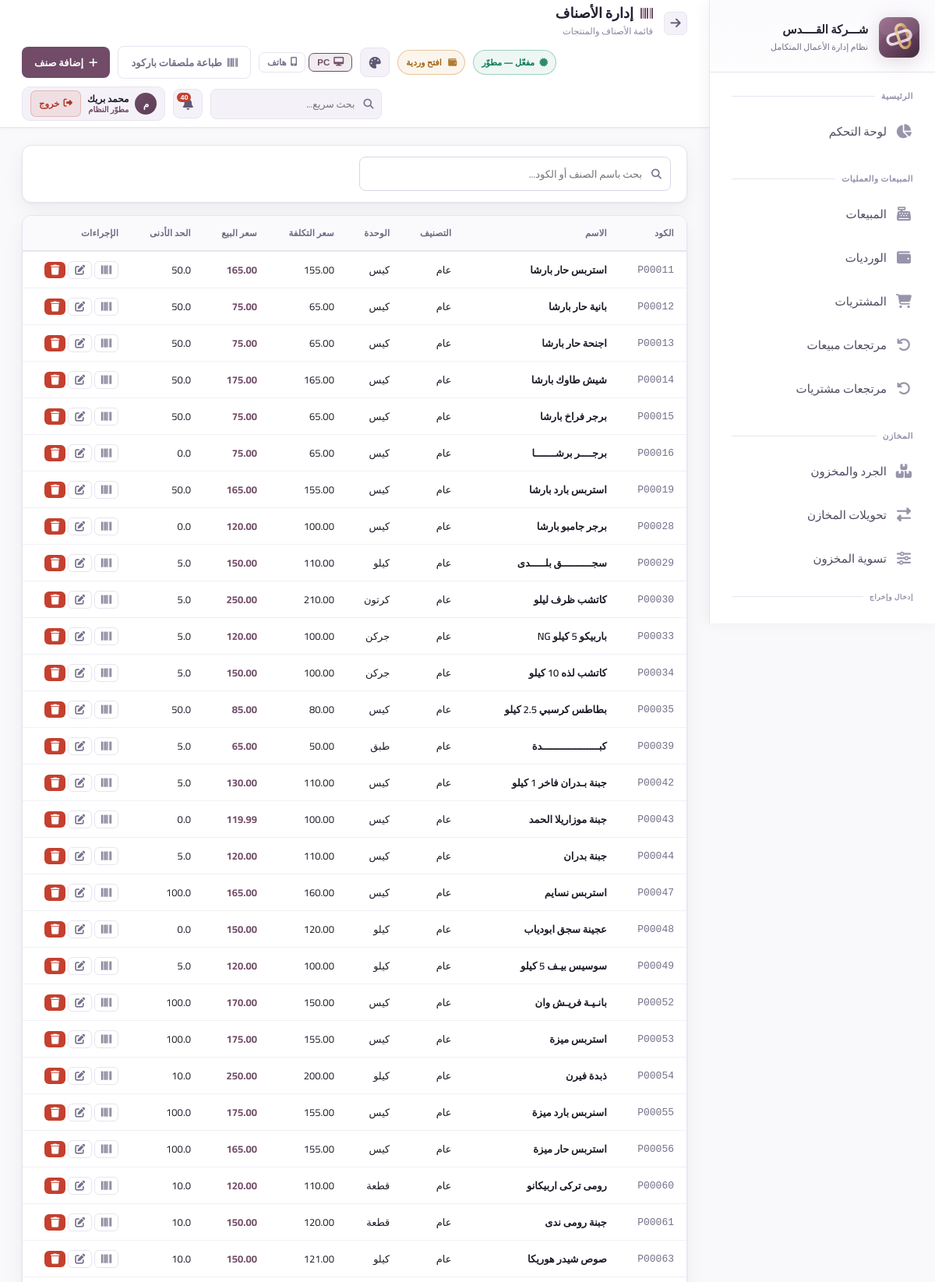
/products (signed in, upper part), run on the app's committed database.
### app.py (models this page shows, shortened)
class AppSetting(db.Model):
    id = db.Column(db.Integer, primary_key=True)
    key = db.Column(db.String(80), unique=True, nullable=False)
    value = db.Column(db.Text)

class User(UserMixin, db.Model):
    id = db.Column(db.Integer, primary_key=True)
    username = db.Column(db.String(80), unique=True, nullable=False)
    password_hash = db.Column(db.String(256))
    full_name = db.Column(db.String(120))
    role = db.Column(db.String(20), default='user')  # developer, admin, manager, user
    branch_id = db.Column(db.Integer, db.ForeignKey('branch.id'))
    is_active = db.Column(db.Boolean, default=True)
    created_at = db.Column(db.DateTime, default=datetime.utcnow)
    last_seen = db.Column(db.DateTime, nullable=True)
    last_ip = db.Column(db.String(64), nullable=True)
    last_user_agent = db.Column(db.String(256), nullable=True)
    permissions = db.Column(db.Text)  # JSON list of permission keys; empty = استخدام صلاحيات الدور

class Product(db.Model):
    id = db.Column(db.Integer, primary_key=True)
    code = db.Column(db.String(50), unique=True, nullable=False)
    name = db.Column(db.String(200), nullable=False)
    barcode = db.Column(db.String(50))
    category_id = db.Column(db.Integer, db.ForeignKey('category.id'))
    unit = db.Column(db.String(20), default='قطعة')
    cost_price = db.Column(db.Float, default=0)
    sell_price = db.Column(db.Float, default=0)
    min_stock = db.Column(db.Float, default=0)
    description = db.Column(db.Text)
    is_active = db.Column(db.Boolean, default=True)
    created_at = db.Column(db.DateTime, default=datetime.utcnow)
    stock_items = db.relationship('Stock', backref='product', lazy=True)

class Category(db.Model):
    id = db.Column(db.Integer, primary_key=True)
    name = db.Column(db.String(100), nullable=False)
    parent_id = db.Column(db.Integer, db.ForeignKey('category.id'))
    children = db.relationship('Category', backref=db.backref('parent', remote_side=[id]))
    products = db.relationship('Product', backref='category', lazy=True)

### app.py (the view)
@app.route('/products')
@login_required
def products():
    q = request.args.get('q', '')
    query = Product.query
    if q:
        query = query.filter(db.or_(Product.name.contains(q), Product.code.contains(q)))
    products = query.filter_by(is_active=True).all()
    categories = Category.query.all()
    return render_template('products.html', products=products, categories=categories, q=q)

### templates/products.html (shortened to what this page needs)
{% extends 'base.html' %}
{% set block_icon = 'fas fa-barcode' %}
{% block page_title %}إدارة الأصناف{% endblock %}
{% block breadcrumb %}قائمة الأصناف والمنتجات{% endblock %}
{% block topbar_actions %}
<a href="{{ url_for('barcode_labels') }}" class="btn btn-outline"><i class="fas fa-barcode"></i> طباعة ملصقات باركود</a>
<a href="{{ url_for('add_product') }}" class="btn btn-primary"><i class="fas fa-plus"></i> إضافة صنف</a>
{% endblock %}
{% block content %}
<div class="card" style="margin-bottom: 16px;">
    <div class="card-body" style="padding: 14px 20px;">
        <form method="GET">
            <div class="search-box" style="max-width: 400px;">
                <input type="text" name="q" value="{{ q }}" class="form-control" placeholder="بحث باسم الصنف أو الكود...">
            </div>
        </form>
    </div>
</div>
<div class="card">
    <div class="table-container">
        <table>
            <thead><tr>
                <th>الكود</th><th>الاسم</th><th>التصنيف</th><th>الوحدة</th>
                <th>سعر التكلفة</th><th>سعر البيع</th><th>الحد الأدنى</th><th>الإجراءات</th>
            </tr></thead>
            <tbody>
                {% for p in products %}
                <tr>
                    <td style="font-family: monospace; color: var(--text-muted);">{{ p.code }}</td>
                    <td style="font-weight: 600;">{{ p.name }}</td>
                    <td>{{ p.category.name if p.category else '—' }}</td>
                    <td>{{ p.unit }}</td>
                    <td>{{ "{:,.2f}".format(p.cost_price) }}</td>
                    <td style="font-weight: 700; color: var(--accent);">{{ "{:,.2f}".format(p.sell_price) }}</td>
                    <td>{{ p.min_stock }}</td>
                    <td>
                        <a href="{{ url_for('barcode_labels', product_id=p.id) }}" class="btn btn-outline btn-xs" title="طباعة باركود"><i class="fas fa-barcode"></i></a>
                        <a href="{{ url_for('edit_product', id=p.id) }}" class="btn btn-outline btn-xs"><i class="fas fa-edit"></i></a>
                        {% if can('record_delete') %}
                        <form method="POST" action="{{ url_for('delete_product', id=p.id) }}" style="display:inline">
                            <button type="submit" class="btn btn-danger btn-xs" onclick="return confirm('حذف هذا الصنف؟')"><i class="fas fa-trash"></i></button>
                        </form>
                        {% endif %}
                    </td>
                </tr>
                {% else %}
                <tr><td colspan="8"><div class="empty-state"><i class="fas fa-boxes"></i><h3>لا توجد أصناف</h3></div></td></tr>
                {% endfor %}
            </tbody>
        </table>
    </div>
</div>
{% endblock %}

### templates/base.html (shortened to what this page needs)
<!DOCTYPE html>
<html lang="ar" dir="rtl" data-theme="silsal7" data-layout-default="{{ layout_max_width | default('1400px') }}">
<head>
    <link rel="stylesheet" href="https://cdnjs.cloudflare.com/ajax/libs/font-awesome/6.5.0/css/all.min.css">
    <link rel="stylesheet" href="{{ url_for('static', filename='css/style.css') }}">
        {% set _uif_raw = app_settings.get('ui_font_percent', '100') if app_settings is defined else '100' %}
        {% set _uif = (_uif_raw | int) if _uif_raw else 100 %}
        {% set _uif = _uif if _uif > 0 else 100 %}
        {% set _uif = 160 if _uif > 160 else (_uif if _uif >= 60 else 60) %}
</head>
<body>
<aside class="sidebar sidebar-enterprise" id="sidebar">
    <a class="sidebar-logo" href="{{ url_for('dashboard') }}" title="الصفحة الرئيسية" aria-label="العودة للصفحة الرئيسية">
        <div class="logo-icon">
            <img src="{{ url_for('static', filename='img/logo-silsal-mark.svg') }}" alt="Silsal POS">
        </div>
        <div class="logo-text">
            <div class="name">{{ app_brand_title | default('Silsal POS') }}</div>
            <div class="sub">نظام إدارة الأعمال المتكامل</div>
        </div>
    </a>
    <nav class="sidebar-nav" id="sidebarNav" style="display:flex;flex-direction:column;padding-bottom:8px;">
        <div class="nav-section">
            <div class="nav-label">الرئيسية</div>
            {% if can('dashboard') %}
            <a href="{{ url_for('dashboard') }}" class="nav-link {% if request.endpoint=='dashboard' %}active{% endif %}">
                <i class="fas fa-chart-pie"></i><span class="label">لوحة التحكم</span>
            </a>
            {% endif %}
        </div>
        {% if can('sales') or can('purchases') or can('returns') %}
        <div class="nav-section">
            <div class="nav-label">المبيعات والعمليات</div>
            {% if can('sales') %}
            <a href="{{ url_for('sales') }}" class="nav-link ">
                <i class="fas fa-cash-register"></i><span class="label">المبيعات</span>
            </a>
            {% endif %}
            {% if can('shifts') and shifts_enabled %}
            <a href="{{ url_for('shifts') }}" class="nav-link {% if 'shift' in (request.endpoint or '') %}active{% endif %}">
                <i class="fas fa-wallet"></i><span class="label">الورديات</span>
            </a>
            {% endif %}
            {% if can('purchases') %}
            <a href="{{ url_for('purchases') }}" class="nav-link {% if 'purchase' in (request.endpoint or '') and 'return' not in (request.endpoint or '') and 'report' not in (request.endpoint or '') %}active{% endif %}">
                <i class="fas fa-shopping-cart"></i><span class="label">المشتريات</span>
            </a>
            {% endif %}
            {% if can('returns') %}
            <a href="{{ url_for('sale_returns') }}" class="nav-link {% if request.endpoint in ['sale_returns','new_sale_return'] %}active{% endif %}">
                <i class="fas fa-undo"></i><span class="label">مرتجعات مبيعات</span>
            </a>
            <a href="{{ url_for('purchase_returns') }}" class="nav-link {% if request.endpoint in ['purchase_returns','new_purchase_return'] %}active{% endif %}">
                <i class="fas fa-undo-alt"></i><span class="label">مرتجعات مشتريات</span>
            </a>
            {% endif %}
        </div>
        {% endif %}
        {% if can('inventory') or can('transfers') or can('adjust_stock') %}
        <div class="nav-section">
            <div class="nav-label">المخازن</div>
            {% if can('inventory') %}
            <a href="{{ url_for('inventory') }}" class="nav-link {% if request.endpoint=='inventory' %}active{% endif %}">
                <i class="fas fa-boxes"></i><span class="label">الجرد والمخزون</span>
            </a>
            {% endif %}
            {% if can('transfers') %}
            <a href="{{ url_for('transfers') }}" class="nav-link {% if 'transfer' in (request.endpoint or '') %}active{% endif %}">
                <i class="fas fa-exchange-alt"></i><span class="label">تحويلات المخازن</span>
            </a>
            {% endif %}
            {% if can('adjust_stock') %}
            <a href="{{ url_for('adjust_stock') }}" class="nav-link {% if request.endpoint=='adjust_stock' %}active{% endif %}">
                <i class="fas fa-sliders-h"></i><span class="label">تسوية المخزون</span>
            </a>
            {% endif %}
            {% if can('inventory') %}
            <div class="nav-label" style="padding-top:10px;font-size:9px;">إدخال وإخراج</div>
            <a href="{{ url_for('inventory_memos_list') }}" class="nav-link ">
            </a>
            {% endif %}
        </div>
        {% endif %}
    </nav>
</aside>
<main class="main-content">
    <div class="topbar">
        <div style="display:flex;align-items:center;gap:14px;">
            <button type="button" onclick="history.back()" class="icon-btn" title="رجوع" style="font-size:15px;flex-shrink:0;"><i class="fas fa-arrow-right"></i></button>
            <div>
                <div class="page-title"><i class="{{ block_icon | default('fas fa-home') }}"></i>{% block page_title %}الرئيسية{% endblock %}</div>
                <div class="breadcrumb">{% block breadcrumb %}{{ app_brand_title }}{% endblock %}</div>
            </div>
        </div>
        <div class="topbar-right">
            {% if subscription_status %}
            <span class="sub-pill {% if subscription_status.kind in ('developer','permanent') %}ok{% elif subscription_status.kind in ('expired','none') %}bad{% else %}warn{% endif %}" title="حالة الاشتراك / الترخيص">
                <i class="fas fa-certificate" style="margin-left:6px;opacity:.85;"></i>{{ subscription_status.line }}
            </span>
            {% endif %}
            {% if shifts_enabled %}
            {% if current_open_shift %}
            <a href="{{ url_for('shift_detail', id=current_open_shift.id) }}" class="sub-pill ok" title="لديك وردية مفتوحة" style="text-decoration:none;">
                <i class="fas fa-wallet" style="margin-left:6px;opacity:.85;"></i> وردية مفتوحة
            </a>
            {% elif can('shifts') %}
            <a href="{{ url_for('open_shift') }}" class="sub-pill warn" title="لا توجد وردية مفتوحة" style="text-decoration:none;">
                <i class="fas fa-wallet" style="margin-left:6px;opacity:.85;"></i> افتح وردية
            </a>
            {% endif %}
            {% endif %}
            <div class="erp-theme-picker" id="erpThemePicker">
                <button type="button" class="theme-toggle" id="erpThemeBtn" onclick="erpToggleThemePicker(event)"
                        title="اختيار المظهر (الثيمات)">
                    <i class="fas fa-palette"></i>
                </button>
            </div>
            <div class="erp-device-layout-tools" style="display:flex;align-items:center;gap:4px;flex-shrink:0;" title="وضع العرض — يُحفظ على هذا الجهاز فقط">
                <button type="button" id="btnLayoutPC" onclick="erpSetLayout('pc')" title="عرض PC"
                    style="display:flex;align-items:center;gap:5px;padding:5px 10px;border-radius:7px;font-size:11.5px;font-weight:700;
                           border:1px solid var(--border);background:transparent;color:var(--text-muted);cursor:pointer;transition:all .18s;">
                    <i class="fas fa-desktop"></i> PC
                </button>
                <button type="button" id="btnLayoutPhone" onclick="erpSetLayout('phone')" title="عرض هاتف"
                    style="display:flex;align-items:center;gap:5px;padding:5px 10px;border-radius:7px;font-size:11.5px;font-weight:700;
                           border:1px solid var(--border);background:transparent;color:var(--text-muted);cursor:pointer;transition:all .18s;">
                    <i class="fas fa-mobile-alt"></i> هاتف
                </button>
            </div>
            {% block topbar_actions %}{% endblock %}
            <div style="position:relative;" id="globalSearchWrapper">
                <div style="position:relative;">
                    <input type="text" id="globalSearchInput" class="erp-gsearch" placeholder="بحث سريع..." autocomplete="off"
                        style="width:220px;padding:7px 34px 7px 12px;background:rgba(255,255,255,.04);border:1px solid var(--border);
                               border-radius:8px;color:var(--text);font-family:Cairo,sans-serif;font-size:12.5px;transition:all .2s;"
                        onfocus="this.style.borderColor='var(--accent)';this.style.width='280px'"
                        onblur="setTimeout(()=>{this.style.borderColor='';this.style.width='220px';closeGlobalSearch()},200)">
                </div>
            </div>
            <div style="position:relative;" id="notifWrapper">
                <button class="notif-btn" onclick="toggleNotif()" title="الإشعارات">
                    <i class="fas fa-bell"></i>
                    <span class="notif-count" id="notifCount"></span>
                </button>
            </div>
            <div class="erp-userchip" style="display:flex;align-items:center;gap:8px;padding:4px 10px;border-radius:10px;
                        background:rgba(255,255,255,.05);border:1px solid rgba(255,255,255,.09);
                        backdrop-filter:blur(12px);-webkit-backdrop-filter:blur(12px);flex-shrink:0;">
                <div class="erp-user-avatar" style="width:28px;height:28px;border-radius:50%;background:linear-gradient(135deg,var(--accent),var(--accent-hover));
                            display:flex;align-items:center;justify-content:center;font-size:12px;font-weight:800;color:#fff;flex-shrink:0;">
                    {{ (current_user.full_name or current_user.username)[0] }}
                </div>
                <div style="line-height:1.3;min-width:0;">
                    <div style="font-size:12px;font-weight:700;color:var(--text);white-space:nowrap;overflow:hidden;text-overflow:ellipsis;max-width:100px;">
                        {{ current_user.full_name or current_user.username }}
                    </div>
                    <div class="erp-user-role" style="font-size:10px;color:var(--accent);font-weight:600;">
                        {% if current_user.role=='developer' %}مطوّر النظام
                        {% elif current_user.role=='admin' %}مدير النظام
                        {% elif current_user.role=='manager' %}مشرف
                        {% else %}مستخدم{% endif %}
                    </div>
                </div>
                <a href="{{ url_for('logout') }}" title="تسجيل الخروج" class="erp-logout"
                   style="display:flex;align-items:center;gap:5px;padding:5px 10px;border-radius:7px;
                          background:rgba(239,68,68,.12);border:1px solid rgba(239,68,68,.25);
                          color:#f87171;font-size:11.5px;font-weight:700;text-decoration:none;white-space:nowrap;
                          transition:all .18s;flex-shrink:0;"
                   onmouseover="this.style.background='rgba(239,68,68,.22)';this.style.borderColor='rgba(239,68,68,.5)'"
                   onmouseout="this.style.background='rgba(239,68,68,.12)';this.style.borderColor='rgba(239,68,68,.25)'">
                    <i class="fas fa-sign-out-alt"></i> خروج
                </a>
            </div>
        </div>
    </div>
    <div class="content fade-in">
        {% block content %}{% endblock %}
    </div>
</main>
</body>
</html>

### data on the page
AppSetting: value "شـــركة القــــدس"
User: full_name "م", full_name "محمد بريك"
Product: code "P00011", name "استربس حار بارشا", category "عام", unit "كيس", cost_price "155.00", sell_price "165.00", min_stock "50.0"
Product: code "P00012", name "بانية حار بارشا", category "عام", unit "كيس", cost_price "65.00", sell_price "75.00", min_stock "50.0"
Product: code "P00013", name "اجنحة حار بارشا", category "عام", unit "كيس", cost_price "65.00", sell_price "75.00", min_stock "50.0"
Product: code "P00014", name "شيش طاوك بارشا", category "عام", unit "كيس", cost_price "165.00", sell_price "175.00", min_stock "50.0"
Product: code "P00015", name "برجر فراخ بارشا", category "عام", unit "كيس", cost_price "65.00", sell_price "75.00", min_stock "50.0"
Product: code "P00016", name "برجــــر برشـــــــا", category "عام", unit "كيس", cost_price "65.00", sell_price "75.00", min_stock "0.0"
Product: code "P00019", name "استربس بارد بارشا", category "عام", unit "كيس", cost_price "155.00", sell_price "165.00", min_stock "50.0"
Product: code "P00028", name "برجر جامبو بارشا", category "عام", unit "كيس", cost_price "100.00", sell_price "120.00", min_stock "0.0"
Product: code "P00029", name "سجــــــــــق بلـــــدى", category "عام", unit "كيلو", cost_price "110.00", sell_price "150.00", min_stock "5.0"
Product: code "P00030", name "كاتشب ظرف ليلو", category "عام", unit "كرتون", cost_price "210.00", sell_price "250.00", min_stock "5.0"
Product: code "P00033", name "باربيكو 5 كيلو NG", category "عام", unit "جركن", cost_price "100.00", sell_price "120.00", min_stock "5.0"
Product: code "P00034", name "كاتشب لذه 10 كيلو", category "عام", unit "جركن", cost_price "100.00", sell_price "150.00", min_stock "5.0"
Product: code "P00035", name "بطاطس كرسبي 2.5 كيلو", category "عام", unit "كيس", cost_price "80.00", sell_price "85.00", min_stock "50.0"
Product: code "P00039", name "كبـــــــــــــــــــدة", category "عام", unit "طبق", cost_price "50.00", sell_price "65.00", min_stock "5.0"
Product: code "P00042", name "جبنة بـدران فاخر 1 كيلو", category "عام", unit "كيس", cost_price "110.00", sell_price "130.00", min_stock "5.0"
Product: code "P00043", name "جبنة موزاريلا الحمد", category "عام", unit "كيس", cost_price "100.00", sell_price "119.99", min_stock "0.0"
Product: code "P00044", name "جبنة بدران", category "عام", unit "كيس", cost_price "110.00", sell_price "120.00", min_stock "5.0"
Product: code "P00047", name "استربس نسايم", category "عام", unit "كيس", cost_price "160.00", sell_price "165.00", min_stock "100.0"
Product: code "P00048", name "عجينة سجق ابودياب", category "عام", unit "كيلو", cost_price "120.00", sell_price "150.00", min_stock "0.0"
Product: code "P00049", name "سوسيس بيـف 5 كيلو", category "عام", unit "كيلو", cost_price "100.00", sell_price "120.00", min_stock "5.0"
Product: code "P00052", name "بانـيـة فريـش وان", category "عام", unit "كيس", cost_price "150.00", sell_price "170.00", min_stock "100.0"
Product: code "P00053", name "استربس ميزة", category "عام", unit "كيس", cost_price "155.00", sell_price "175.00", min_stock "100.0"
Product: code "P00054", name "ذبدة فيرن", category "عام", unit "كيلو", cost_price "200.00", sell_price "250.00", min_stock "10.0"
Product: code "P00055", name "اسنربس بارد ميزة", category "عام", unit "كيس", cost_price "155.00", sell_price "175.00", min_stock "100.0"
Product: code "P00056", name "استربس حار ميزة", category "عام", unit "كيس", cost_price "155.00", sell_price "165.00", min_stock "100.0"
Product: code "P00060", name "رومى تركى اربيكانو", category "عام", unit "قطعة", cost_price "110.00", sell_price "120.00", min_stock "10.0"
Product: code "P00061", name "جبنة رومى ندى", category "عام", unit "قطعة", cost_price "120.00", sell_price "150.00", min_stock "10.0"
Product: code "P00063", name "صوص شيدر هوريكا", category "عام", unit "كيلو", cost_price "121.00", sell_price "150.00", min_stock "10.0"

### other printed values
{{ subscription_status.line }} "مفعّل — مطوّر"
